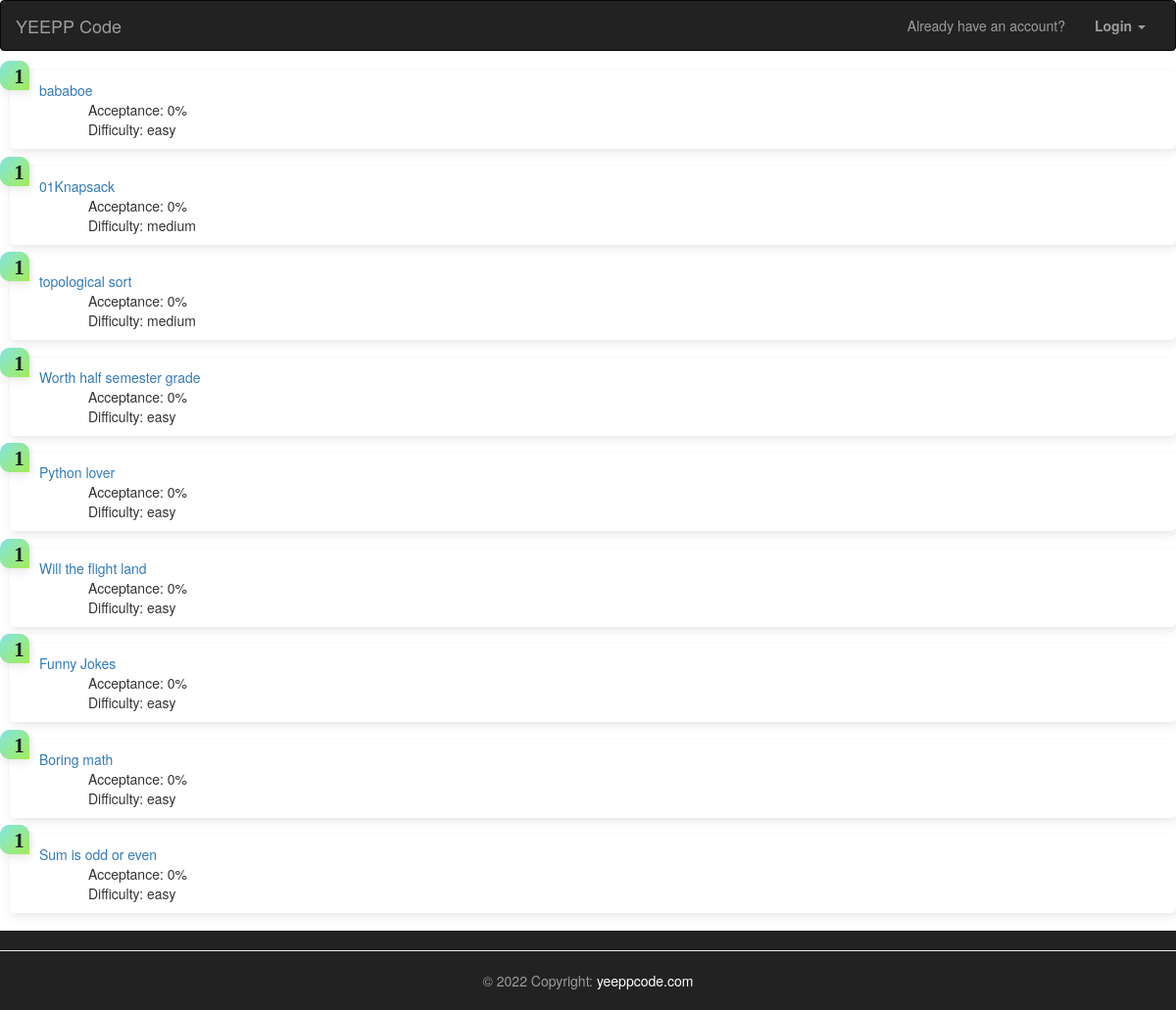
The page / on the database its author committed.
### tables this page shows
CREATE TABLE problems (    problem_id INT AUTO_INCREMENT PRIMARY KEY,    difficulty  VARCHAR(10) NOT NULL,    attempted int(16) NOT NULL,    solved int(16) NOT NULL,     title  VARCHAR(100) NOT NULL,     description  VARCHAR(2000) NOT NULL,     likes  int(16) NOT NULL,     dislikes  int(16) NOT NULL);

### app/routes.py (the view)
@app.route('/')
def index():
    connection = sql.connect("database.db")
    cursor = connection.cursor()
    cursor.execute("SELECT * FROM problems")
    rows = cursor.fetchall()
    connection.close()
    problems = [Problems(x) for x in rows]
    return render_template("index.html", data=problems) #values=cursor)

### app/models.py (called while the page is built)
    def get_title(self):
        return self.title

    def get_acceptance(self):
        return self.acceptance

    def get_difficulty(self):
        return self.difficulty

    def get_id_path(self):
        return f"test?id={self.id}"

### app/templates/index.html (shortened to what this page needs)
{% extends "base_with_footer.html" %}
{% block body %}
        {% for val in data%}
            <div>
                <ol class="gradient-list" style="text-align: left;">
                    <li><a href="{{val.get_id_path()}}" id="whoknows">{{val.get_title()}}</a>  <div class="space">Acceptance: {{val.get_acceptance()}}%</div> <div class="space">Difficulty: {{val.get_difficulty()}}</div></li>
                </ol>
            </div>
        {%endfor%}
{% endblock %}

### app/static/css/styles.css (style rules this page uses)
ol.gradient-list > li::before, ol.gradient-list > li { box-shadow: 0.25rem 0.25rem 0.6rem rgba(0, 0, 0, 0.05), 0 0.5rem 1.125rem rgba(75, 0, 0, 0.05); }
*, *:before, *:after { box-sizing: border-box; }
html, body { margin: 0; padding: 0; }
body { background-color: #fafafa; color: #1d1f20; font-family: "Raleway", sans-serif; }
ol.gradient-list { counter-reset: gradient-counter; list-style: none; margin: 1.75rem 0; padding-left: 1rem; }
ol.gradient-list > li { background: white; border-radius: 0 0.5rem 0.5rem 0.5rem; counter-increment: gradient-counter; margin-top: 1rem; min-height: 3rem; padding: 1rem 1rem 1rem 3rem; position: relative; }
ol.gradient-list > li::before, ol.gradient-list > li::after { background: linear-gradient(135deg, #83e4e2 0%, #a2ed56 100%); border-radius: 1rem 1rem 0 1rem; content: ""; height: 3rem; left: -1rem; overflow: hidden; position: absolute; top: -1rem; width: 3rem; }
ol.gradient-list > li::before { align-items: flex-end; content: counter(gradient-counter); color: #1d1f20; display: flex; font: 900 1.5em/1 "Montserrat"; justify-content: flex-end; padding: 0.125em 0.25em; z-index: 1; }
.space { padding-left: 50px; width: 100%; }

### rows shown on the page
problems: get_title "bababoe", get_acceptance "0", get_difficulty "easy"
problems: get_title "01Knapsack", get_acceptance "0", get_difficulty "medium"
problems: get_title "topological sort", get_acceptance "0", get_difficulty "medium"
problems: get_title "Worth half semester grade", get_acceptance "0", get_difficulty "easy"
problems: get_title "Python lover", get_acceptance "0", get_difficulty "easy"
problems: get_title "Will the flight land", get_acceptance "0", get_difficulty "easy"
problems: get_title "Funny Jokes", get_acceptance "0", get_difficulty "easy"
problems: get_title "Boring math", get_acceptance "0", get_difficulty "easy"
problems: get_title "Sum is odd or even", get_acceptance "0", get_difficulty "easy"
